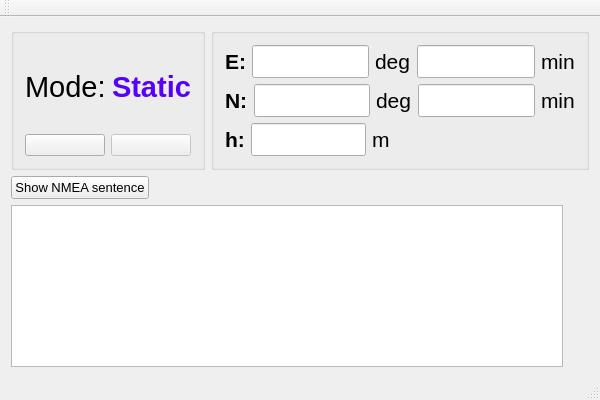
<?xml version="1.0" encoding="UTF-8"?>
<ui version="4.0">
 <class>MainWindow</class>
 <widget class="QMainWindow" name="MainWindow">
  <property name="enabled">
   <bool>true</bool>
  </property>
  <property name="geometry">
   <rect>
    <x>0</x>
    <y>0</y>
    <width>600</width>
    <height>400</height>
   </rect>
  </property>
  <property name="windowTitle">
   <string>GPS emulator</string>
  </property>
  <property name="windowIcon">
   <iconset resource="resourses.qrc">
    <normaloff>:/new/images/antenna.png</normaloff>:/new/images/antenna.png</iconset>
  </property>
  <widget class="QWidget" name="centralWidget">
   <layout class="QGridLayout" name="gridLayout_3">
    <item row="0" column="0" colspan="2">
     <layout class="QHBoxLayout" name="horizontalLayout_8">
      <item>
       <widget class="QGroupBox" name="groupBox">
        <property name="title">
         <string/>
        </property>
        <layout class="QGridLayout" name="gridLayout">
         <item row="0" column="0">
          <layout class="QHBoxLayout" name="horizontalLayout_4">
           <item>
            <widget class="QLabel" name="label_8">
             <property name="font">
              <font>
               <pointsize>22</pointsize>
              </font>
             </property>
             <property name="text">
              <string>Mode:</string>
             </property>
            </widget>
           </item>
           <item>
            <widget class="QLabel" name="modeLabel">
             <property name="palette">
              <palette>
               <active>
                <colorrole role="WindowText">
                 <brush brushstyle="SolidPattern">
                  <color alpha="255">
                   <red>85</red>
                   <green>0</green>
                   <blue>255</blue>
                  </color>
                 </brush>
                </colorrole>
               </active>
               <inactive>
                <colorrole role="WindowText">
                 <brush brushstyle="SolidPattern">
                  <color alpha="255">
                   <red>85</red>
                   <green>0</green>
                   <blue>255</blue>
                  </color>
                 </brush>
                </colorrole>
               </inactive>
               <disabled>
                <colorrole role="WindowText">
                 <brush brushstyle="SolidPattern">
                  <color alpha="255">
                   <red>120</red>
                   <green>120</green>
                   <blue>120</blue>
                  </color>
                 </brush>
                </colorrole>
               </disabled>
              </palette>
             </property>
             <property name="font">
              <font>
               <pointsize>22</pointsize>
               <weight>75</weight>
               <bold>true</bold>
              </font>
             </property>
             <property name="text">
              <string>Static</string>
             </property>
            </widget>
           </item>
          </layout>
         </item>
         <item row="1" column="0">
          <layout class="QHBoxLayout" name="horizontalLayout_5">
           <item>
            <widget class="QPushButton" name="startButton">
             <property name="enabled">
              <bool>true</bool>
             </property>
             <property name="text">
              <string/>
             </property>
             <property name="icon">
              <iconset resource="resourses.qrc">
               <normaloff>:/new/images/playButtonIcon.png</normaloff>:/new/images/playButtonIcon.png</iconset>
             </property>
             <property name="iconSize">
              <size>
               <width>40</width>
               <height>40</height>
              </size>
             </property>
            </widget>
           </item>
           <item>
            <widget class="QPushButton" name="pauseButton">
             <property name="enabled">
              <bool>false</bool>
             </property>
             <property name="text">
              <string/>
             </property>
             <property name="icon">
              <iconset resource="resourses.qrc">
               <normaloff>:/new/images/pauseButtonIcon.png</normaloff>:/new/images/pauseButtonIcon.png</iconset>
             </property>
             <property name="iconSize">
              <size>
               <width>40</width>
               <height>40</height>
              </size>
             </property>
            </widget>
           </item>
          </layout>
         </item>
        </layout>
       </widget>
      </item>
      <item>
       <widget class="QGroupBox" name="groupBox_2">
        <property name="title">
         <string/>
        </property>
        <layout class="QGridLayout" name="gridLayout_2">
         <item row="0" column="0" colspan="2">
          <layout class="QHBoxLayout" name="horizontalLayout">
           <item>
            <widget class="QLabel" name="label">
             <property name="font">
              <font>
               <pointsize>16</pointsize>
               <weight>75</weight>
               <bold>true</bold>
              </font>
             </property>
             <property name="text">
              <string>E:</string>
             </property>
            </widget>
           </item>
           <item>
            <widget class="QLineEdit" name="EdegLineEdit">
             <property name="palette">
              <palette>
               <active>
                <colorrole role="WindowText">
                 <brush brushstyle="SolidPattern">
                  <color alpha="255">
                   <red>0</red>
                   <green>0</green>
                   <blue>255</blue>
                  </color>
                 </brush>
                </colorrole>
                <colorrole role="Text">
                 <brush brushstyle="SolidPattern">
                  <color alpha="255">
                   <red>0</red>
                   <green>0</green>
                   <blue>255</blue>
                  </color>
                 </brush>
                </colorrole>
               </active>
               <inactive>
                <colorrole role="WindowText">
                 <brush brushstyle="SolidPattern">
                  <color alpha="255">
                   <red>0</red>
                   <green>0</green>
                   <blue>255</blue>
                  </color>
                 </brush>
                </colorrole>
                <colorrole role="Text">
                 <brush brushstyle="SolidPattern">
                  <color alpha="255">
                   <red>0</red>
                   <green>0</green>
                   <blue>255</blue>
                  </color>
                 </brush>
                </colorrole>
               </inactive>
               <disabled>
                <colorrole role="WindowText">
                 <brush brushstyle="SolidPattern">
                  <color alpha="255">
                   <red>120</red>
                   <green>120</green>
                   <blue>120</blue>
                  </color>
                 </brush>
                </colorrole>
                <colorrole role="Text">
                 <brush brushstyle="SolidPattern">
                  <color alpha="255">
                   <red>120</red>
                   <green>120</green>
                   <blue>120</blue>
                  </color>
                 </brush>
                </colorrole>
               </disabled>
              </palette>
             </property>
             <property name="font">
              <font>
               <pointsize>16</pointsize>
              </font>
             </property>
            </widget>
           </item>
           <item>
            <widget class="QLabel" name="EdegLabel_2">
             <property name="font">
              <font>
               <pointsize>16</pointsize>
              </font>
             </property>
             <property name="text">
              <string>deg</string>
             </property>
            </widget>
           </item>
           <item>
            <widget class="QLineEdit" name="EminLineEdit">
             <property name="palette">
              <palette>
               <active>
                <colorrole role="WindowText">
                 <brush brushstyle="SolidPattern">
                  <color alpha="255">
                   <red>0</red>
                   <green>0</green>
                   <blue>255</blue>
                  </color>
                 </brush>
                </colorrole>
                <colorrole role="Text">
                 <brush brushstyle="SolidPattern">
                  <color alpha="255">
                   <red>0</red>
                   <green>0</green>
                   <blue>255</blue>
                  </color>
                 </brush>
                </colorrole>
               </active>
               <inactive>
                <colorrole role="WindowText">
                 <brush brushstyle="SolidPattern">
                  <color alpha="255">
                   <red>0</red>
                   <green>0</green>
                   <blue>255</blue>
                  </color>
                 </brush>
                </colorrole>
                <colorrole role="Text">
                 <brush brushstyle="SolidPattern">
                  <color alpha="255">
                   <red>0</red>
                   <green>0</green>
                   <blue>255</blue>
                  </color>
                 </brush>
                </colorrole>
               </inactive>
               <disabled>
                <colorrole role="WindowText">
                 <brush brushstyle="SolidPattern">
                  <color alpha="255">
                   <red>120</red>
                   <green>120</green>
                   <blue>120</blue>
                  </color>
                 </brush>
                </colorrole>
                <colorrole role="Text">
                 <brush brushstyle="SolidPattern">
                  <color alpha="255">
                   <red>120</red>
                   <green>120</green>
                   <blue>120</blue>
                  </color>
                 </brush>
                </colorrole>
               </disabled>
              </palette>
             </property>
             <property name="font">
              <font>
               <pointsize>16</pointsize>
              </font>
             </property>
            </widget>
           </item>
           <item>
            <widget class="QLabel" name="EdegLabel_3">
             <property name="font">
              <font>
               <pointsize>16</pointsize>
              </font>
             </property>
             <property name="text">
              <string>min</string>
             </property>
            </widget>
           </item>
          </layout>
         </item>
         <item row="1" column="0" colspan="2">
          <layout class="QHBoxLayout" name="horizontalLayout_2">
           <item>
            <widget class="QLabel" name="label_2">
             <property name="font">
              <font>
               <pointsize>16</pointsize>
               <weight>75</weight>
               <bold>true</bold>
              </font>
             </property>
             <property name="text">
              <string>N:</string>
             </property>
             <property name="textFormat">
              <enum>Qt::AutoText</enum>
             </property>
            </widget>
           </item>
           <item>
            <widget class="QLineEdit" name="NdegLineEdit">
             <property name="palette">
              <palette>
               <active>
                <colorrole role="WindowText">
                 <brush brushstyle="SolidPattern">
                  <color alpha="255">
                   <red>0</red>
                   <green>0</green>
                   <blue>255</blue>
                  </color>
                 </brush>
                </colorrole>
                <colorrole role="Text">
                 <brush brushstyle="SolidPattern">
                  <color alpha="255">
                   <red>0</red>
                   <green>0</green>
                   <blue>255</blue>
                  </color>
                 </brush>
                </colorrole>
               </active>
               <inactive>
                <colorrole role="WindowText">
                 <brush brushstyle="SolidPattern">
                  <color alpha="255">
                   <red>0</red>
                   <green>0</green>
                   <blue>255</blue>
                  </color>
                 </brush>
                </colorrole>
                <colorrole role="Text">
                 <brush brushstyle="SolidPattern">
                  <color alpha="255">
                   <red>0</red>
                   <green>0</green>
                   <blue>255</blue>
                  </color>
                 </brush>
                </colorrole>
               </inactive>
               <disabled>
                <colorrole role="WindowText">
                 <brush brushstyle="SolidPattern">
                  <color alpha="255">
                   <red>120</red>
                   <green>120</green>
                   <blue>120</blue>
                  </color>
                 </brush>
                </colorrole>
                <colorrole role="Text">
                 <brush brushstyle="SolidPattern">
                  <color alpha="255">
                   <red>120</red>
                   <green>120</green>
                   <blue>120</blue>
                  </color>
                 </brush>
                </colorrole>
               </disabled>
              </palette>
             </property>
             <property name="font">
              <font>
               <pointsize>16</pointsize>
              </font>
             </property>
            </widget>
           </item>
           <item>
            <widget class="QLabel" name="EdegLabel_4">
             <property name="font">
              <font>
               <pointsize>16</pointsize>
              </font>
             </property>
             <property name="text">
              <string>deg</string>
             </property>
            </widget>
           </item>
           <item>
            <widget class="QLineEdit" name="NminLineEdit">
             <property name="palette">
              <palette>
               <active>
                <colorrole role="WindowText">
                 <brush brushstyle="SolidPattern">
                  <color alpha="255">
                   <red>0</red>
                   <green>0</green>
                   <blue>255</blue>
                  </color>
                 </brush>
                </colorrole>
                <colorrole role="Text">
                 <brush brushstyle="SolidPattern">
                  <color alpha="255">
                   <red>0</red>
                   <green>0</green>
                   <blue>255</blue>
                  </color>
                 </brush>
                </colorrole>
               </active>
               <inactive>
                <colorrole role="WindowText">
                 <brush brushstyle="SolidPattern">
                  <color alpha="255">
                   <red>0</red>
                   <green>0</green>
                   <blue>255</blue>
                  </color>
                 </brush>
                </colorrole>
                <colorrole role="Text">
                 <brush brushstyle="SolidPattern">
                  <color alpha="255">
                   <red>0</red>
                   <green>0</green>
                   <blue>255</blue>
                  </color>
                 </brush>
                </colorrole>
               </inactive>
               <disabled>
                <colorrole role="WindowText">
                 <brush brushstyle="SolidPattern">
                  <color alpha="255">
                   <red>120</red>
                   <green>120</green>
                   <blue>120</blue>
                  </color>
                 </brush>
                </colorrole>
                <colorrole role="Text">
                 <brush brushstyle="SolidPattern">
                  <color alpha="255">
                   <red>120</red>
                   <green>120</green>
                   <blue>120</blue>
                  </color>
                 </brush>
                </colorrole>
               </disabled>
              </palette>
             </property>
             <property name="font">
              <font>
               <pointsize>16</pointsize>
              </font>
             </property>
            </widget>
           </item>
           <item>
            <widget class="QLabel" name="EdegLabel_5">
             <property name="font">
              <font>
               <pointsize>16</pointsize>
              </font>
             </property>
             <property name="text">
              <string>min</string>
             </property>
            </widget>
           </item>
          </layout>
         </item>
         <item row="2" column="0">
          <layout class="QHBoxLayout" name="horizontalLayout_3">
           <item>
            <widget class="QLabel" name="label_9">
             <property name="font">
              <font>
               <pointsize>16</pointsize>
               <weight>75</weight>
               <bold>true</bold>
              </font>
             </property>
             <property name="text">
              <string>h:</string>
             </property>
            </widget>
           </item>
           <item>
            <widget class="QLineEdit" name="hLineEdit">
             <property name="palette">
              <palette>
               <active>
                <colorrole role="WindowText">
                 <brush brushstyle="SolidPattern">
                  <color alpha="255">
                   <red>0</red>
                   <green>0</green>
                   <blue>255</blue>
                  </color>
                 </brush>
                </colorrole>
                <colorrole role="Text">
                 <brush brushstyle="SolidPattern">
                  <color alpha="255">
                   <red>0</red>
                   <green>0</green>
                   <blue>255</blue>
                  </color>
                 </brush>
                </colorrole>
               </active>
               <inactive>
                <colorrole role="WindowText">
                 <brush brushstyle="SolidPattern">
                  <color alpha="255">
                   <red>0</red>
                   <green>0</green>
                   <blue>255</blue>
                  </color>
                 </brush>
                </colorrole>
                <colorrole role="Text">
                 <brush brushstyle="SolidPattern">
                  <color alpha="255">
                   <red>0</red>
                   <green>0</green>
                   <blue>255</blue>
                  </color>
                 </brush>
                </colorrole>
               </inactive>
               <disabled>
                <colorrole role="WindowText">
                 <brush brushstyle="SolidPattern">
                  <color alpha="255">
                   <red>120</red>
                   <green>120</green>
                   <blue>120</blue>
                  </color>
                 </brush>
                </colorrole>
                <colorrole role="Text">
                 <brush brushstyle="SolidPattern">
                  <color alpha="255">
                   <red>120</red>
                   <green>120</green>
                   <blue>120</blue>
                  </color>
                 </brush>
                </colorrole>
               </disabled>
              </palette>
             </property>
             <property name="font">
              <font>
               <pointsize>16</pointsize>
              </font>
             </property>
            </widget>
           </item>
           <item>
            <widget class="QLabel" name="EdegLabel_6">
             <property name="font">
              <font>
               <pointsize>16</pointsize>
              </font>
             </property>
             <property name="text">
              <string>m</string>
             </property>
            </widget>
           </item>
           <item>
            <spacer name="horizontalSpacer">
             <property name="orientation">
              <enum>Qt::Horizontal</enum>
             </property>
             <property name="sizeHint" stdset="0">
              <size>
               <width>40</width>
               <height>20</height>
              </size>
             </property>
            </spacer>
           </item>
          </layout>
         </item>
         <item row="2" column="1">
          <spacer name="horizontalSpacer_2">
           <property name="orientation">
            <enum>Qt::Horizontal</enum>
           </property>
           <property name="sizeHint" stdset="0">
            <size>
             <width>297</width>
             <height>20</height>
            </size>
           </property>
          </spacer>
         </item>
        </layout>
       </widget>
      </item>
     </layout>
    </item>
    <item row="1" column="0">
     <layout class="QHBoxLayout" name="horizontalLayout_7">
      <item>
       <layout class="QHBoxLayout" name="horizontalLayout_6">
        <item>
         <widget class="QPushButton" name="sentButton">
          <property name="font">
           <font>
            <pointsize>10</pointsize>
           </font>
          </property>
          <property name="text">
           <string>Show NMEA sentence</string>
          </property>
         </widget>
        </item>
        <item>
         <spacer name="horizontalSpacer_3">
          <property name="orientation">
           <enum>Qt::Horizontal</enum>
          </property>
          <property name="sizeHint" stdset="0">
           <size>
            <width>40</width>
            <height>20</height>
           </size>
          </property>
         </spacer>
        </item>
       </layout>
      </item>
      <item>
       <spacer name="horizontalSpacer_4">
        <property name="orientation">
         <enum>Qt::Horizontal</enum>
        </property>
        <property name="sizeHint" stdset="0">
         <size>
          <width>40</width>
          <height>20</height>
         </size>
        </property>
       </spacer>
      </item>
     </layout>
    </item>
    <item row="2" column="0">
     <widget class="QTextEdit" name="textEdit">
      <property name="enabled">
       <bool>true</bool>
      </property>
      <property name="font">
       <font>
        <pointsize>10</pointsize>
       </font>
      </property>
     </widget>
    </item>
    <item row="2" column="1">
     <spacer name="verticalSpacer">
      <property name="orientation">
       <enum>Qt::Vertical</enum>
      </property>
      <property name="sizeHint" stdset="0">
       <size>
        <width>20</width>
        <height>153</height>
       </size>
      </property>
     </spacer>
    </item>
   </layout>
  </widget>
  <widget class="QMenuBar" name="menuBar">
   <property name="geometry">
    <rect>
     <x>0</x>
     <y>0</y>
     <width>600</width>
     <height>21</height>
    </rect>
   </property>
  </widget>
  <widget class="QToolBar" name="mainToolBar">
   <attribute name="toolBarArea">
    <enum>TopToolBarArea</enum>
   </attribute>
   <attribute name="toolBarBreak">
    <bool>false</bool>
   </attribute>
  </widget>
  <widget class="QStatusBar" name="statusBar"/>
 </widget>
 <layoutdefault spacing="6" margin="11"/>
 <resources>
  <include location="resourses.qrc"/>
 </resources>
 <connections/>
</ui>
